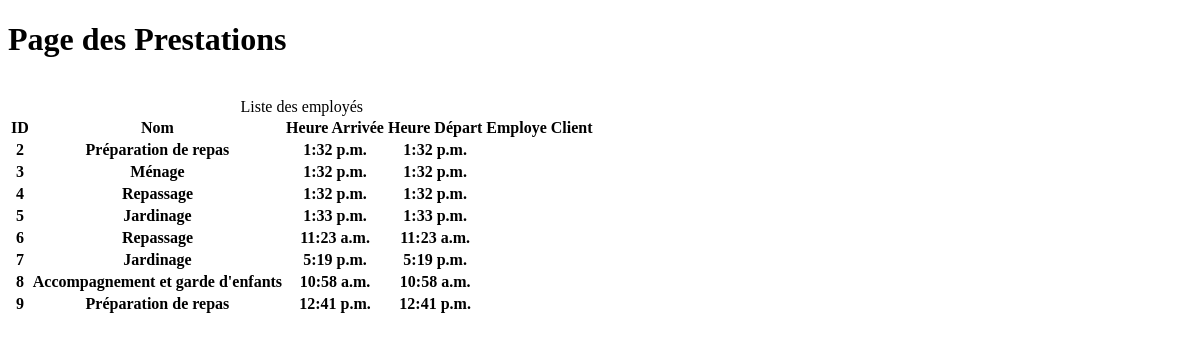
Before: /prestations/ with the older database file.
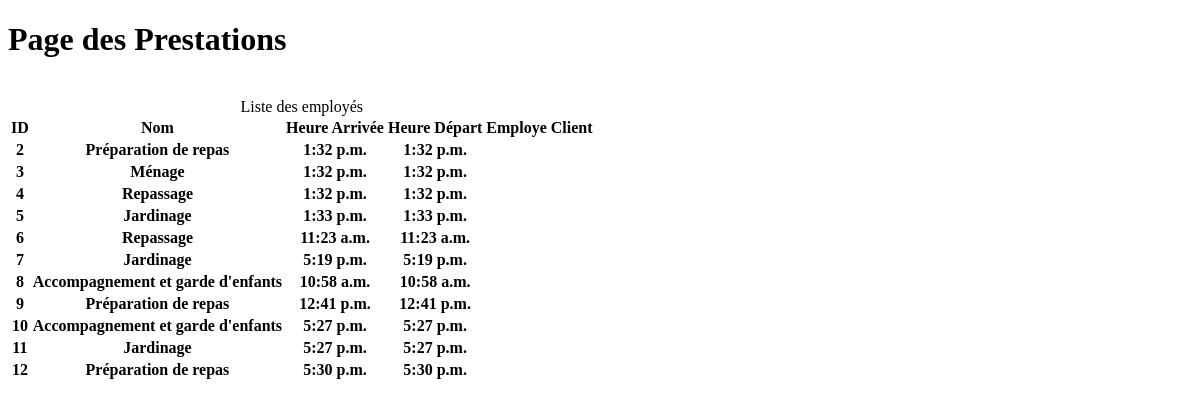
After: the same page with the newer database file.
### prestations/models.py (models this page shows, shortened)
class Prestation(models.Model):
    nomPrestation = models.CharField(max_length=200)
    heureArrivee = models.TimeField(auto_now_add=True, null=True)
    heureDepart = models.TimeField(auto_now_add=True, null=True)
    ref_employe = models.ForeignKey(Employe, null=True, on_delete=models.SET_NULL)
    ref_client = models.ForeignKey(Client, null=True, on_delete=models.SET_NULL)
    created = models.DateTimeField(auto_now_add=True, null=True)
    commentaire = models.CharField(max_length=1000, null=True)
    create_by = models.ForeignKey(NewUser, related_name='prestations', on_delete=models.CASCADE, null=True)
    class Meta:
        ordering = ['created']

### prestations/views.py (the view)
# urls.py: path('prestations/', views.prestation),
def prestation(request):
    prestation = Prestation.objects.all()
    context ={'prestations':prestation}
    return render(request,'prestations/prestations.html',context)

### templates/prestations/prestations.html (shortened to what this page needs)
<!DOCTYPE html>
<html lang="en">
<head>
</head>
<body>
<h1>Page des Prestations</h1>
<br>
<table>
    <caption>Liste des employés</caption>
    <tr>
        <th>ID</th>
        <th>Nom</th>
        <th>Heure Arrivée</th>
        <th>Heure Départ</th>
        <th>Employe</th>
        <th>Client</th>
    </tr>
     {% for prestation in prestations %}
    <tr>
        <th>{{ prestation.id }}</th>
        <th>{{ prestation.nomPrestation }}</th>
        <th>{{ prestation.heureArrivee }}</th>
        <th>{{ prestation.heureDepart }}</th>
        <th>{{ prestation.employe }}</th>
        <th>{{ prestation.client }}</th>
    </tr>
    {% endfor %}
</table>
</body>
</html>

Changed rows visible on the page:
added Prestation: id "10", nomPrestation "Accompagnement et garde d'enfants", heureArrivee "5:27 p.m.", heureDepart "5:27 p.m."
added Prestation: id "11", nomPrestation "Jardinage", heureArrivee "5:27 p.m.", heureDepart "5:27 p.m."
added Prestation: id "12", nomPrestation "Préparation de repas", heureArrivee "5:30 p.m.", heureDepart "5:30 p.m."
